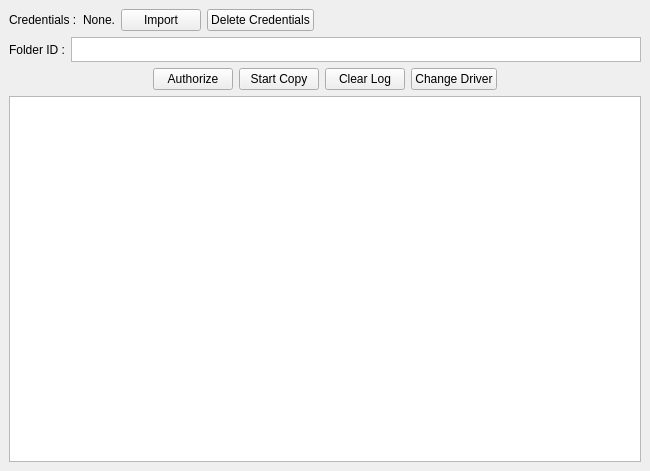
<?xml version="1.0" encoding="UTF-8"?>
<ui version="4.0">
 <class>MainWindow</class>
 <widget class="QMainWindow" name="MainWindow">
  <property name="enabled">
   <bool>true</bool>
  </property>
  <property name="geometry">
   <rect>
    <x>0</x>
    <y>0</y>
    <width>650</width>
    <height>471</height>
   </rect>
  </property>
  <property name="windowTitle">
   <string>GDriveCopy</string>
  </property>
  <property name="windowFilePath">
   <string/>
  </property>
  <widget class="QWidget" name="centralwidget">
   <property name="sizePolicy">
    <sizepolicy hsizetype="Preferred" vsizetype="Preferred">
     <horstretch>0</horstretch>
     <verstretch>0</verstretch>
    </sizepolicy>
   </property>
   <layout class="QVBoxLayout" name="verticalLayout">
    <item>
     <layout class="QHBoxLayout" name="horizontalLayout">
      <item>
       <widget class="QLabel" name="credentials_label">
        <property name="sizePolicy">
         <sizepolicy hsizetype="Fixed" vsizetype="Preferred">
          <horstretch>0</horstretch>
          <verstretch>0</verstretch>
         </sizepolicy>
        </property>
        <property name="text">
         <string>Credentials :</string>
        </property>
       </widget>
      </item>
      <item>
       <widget class="QLabel" name="cred_status_label">
        <property name="sizePolicy">
         <sizepolicy hsizetype="Fixed" vsizetype="Preferred">
          <horstretch>0</horstretch>
          <verstretch>0</verstretch>
         </sizepolicy>
        </property>
        <property name="text">
         <string>None.</string>
        </property>
       </widget>
      </item>
      <item>
       <widget class="QPushButton" name="file_browser">
        <property name="sizePolicy">
         <sizepolicy hsizetype="Minimum" vsizetype="Fixed">
          <horstretch>0</horstretch>
          <verstretch>0</verstretch>
         </sizepolicy>
        </property>
        <property name="text">
         <string>Import</string>
        </property>
       </widget>
      </item>
      <item>
       <widget class="QPushButton" name="change_cred">
        <property name="text">
         <string>Delete Credentials</string>
        </property>
       </widget>
      </item>
      <item>
       <spacer name="horizontalSpacer_3">
        <property name="orientation">
         <enum>Qt::Horizontal</enum>
        </property>
        <property name="sizeHint" stdset="0">
         <size>
          <width>40</width>
          <height>20</height>
         </size>
        </property>
       </spacer>
      </item>
     </layout>
    </item>
    <item>
     <layout class="QHBoxLayout" name="horizontalLayout_2">
      <property name="topMargin">
       <number>0</number>
      </property>
      <item>
       <widget class="QLabel" name="folder_label">
        <property name="text">
         <string>Folder ID :</string>
        </property>
       </widget>
      </item>
      <item>
       <widget class="QPlainTextEdit" name="folder_id">
        <property name="sizePolicy">
         <sizepolicy hsizetype="Expanding" vsizetype="Preferred">
          <horstretch>0</horstretch>
          <verstretch>0</verstretch>
         </sizepolicy>
        </property>
        <property name="maximumSize">
         <size>
          <width>16777215</width>
          <height>25</height>
         </size>
        </property>
        <property name="acceptDrops">
         <bool>false</bool>
        </property>
       </widget>
      </item>
     </layout>
    </item>
    <item>
     <layout class="QHBoxLayout" name="horizontalLayout_3">
      <item>
       <spacer name="horizontalSpacer">
        <property name="orientation">
         <enum>Qt::Horizontal</enum>
        </property>
        <property name="sizeHint" stdset="0">
         <size>
          <width>40</width>
          <height>20</height>
         </size>
        </property>
       </spacer>
      </item>
      <item>
       <widget class="QPushButton" name="authorize">
        <property name="text">
         <string>Authorize</string>
        </property>
       </widget>
      </item>
      <item>
       <widget class="QPushButton" name="copy">
        <property name="text">
         <string>Start Copy</string>
        </property>
       </widget>
      </item>
      <item>
       <widget class="QPushButton" name="clear">
        <property name="text">
         <string>Clear Log</string>
        </property>
       </widget>
      </item>
      <item>
       <widget class="QPushButton" name="change_user">
        <property name="text">
         <string>Change Driver</string>
        </property>
       </widget>
      </item>
      <item>
       <spacer name="horizontalSpacer_2">
        <property name="orientation">
         <enum>Qt::Horizontal</enum>
        </property>
        <property name="sizeHint" stdset="0">
         <size>
          <width>40</width>
          <height>20</height>
         </size>
        </property>
       </spacer>
      </item>
     </layout>
    </item>
    <item>
     <widget class="QTextBrowser" name="textBrowser"/>
    </item>
   </layout>
  </widget>
 </widget>
 <resources/>
 <connections>
  <connection>
   <sender>authorize</sender>
   <signal>clicked()</signal>
   <receiver>MainWindow</receiver>
   <slot>authorize_clicked()</slot>
   <hints>
    <hint type="sourcelabel">
     <x>202</x>
     <y>122</y>
    </hint>
    <hint type="destinationlabel">
     <x>156</x>
     <y>323</y>
    </hint>
   </hints>
  </connection>
  <connection>
   <sender>copy</sender>
   <signal>clicked()</signal>
   <receiver>MainWindow</receiver>
   <slot>copy_clicked()</slot>
   <hints>
    <hint type="sourcelabel">
     <x>312</x>
     <y>122</y>
    </hint>
    <hint type="destinationlabel">
     <x>256</x>
     <y>325</y>
    </hint>
   </hints>
  </connection>
  <connection>
   <sender>clear</sender>
   <signal>clicked()</signal>
   <receiver>MainWindow</receiver>
   <slot>clear_clicked()</slot>
   <hints>
    <hint type="sourcelabel">
     <x>415</x>
     <y>122</y>
    </hint>
    <hint type="destinationlabel">
     <x>531</x>
     <y>51</y>
    </hint>
   </hints>
  </connection>
  <connection>
   <sender>file_browser</sender>
   <signal>clicked()</signal>
   <receiver>MainWindow</receiver>
   <slot>browser_clicked()</slot>
   <hints>
    <hint type="sourcelabel">
     <x>224</x>
     <y>43</y>
    </hint>
    <hint type="destinationlabel">
     <x>594</x>
     <y>102</y>
    </hint>
   </hints>
  </connection>
  <connection>
   <sender>change_cred</sender>
   <signal>clicked()</signal>
   <receiver>MainWindow</receiver>
   <slot>change_cred()</slot>
   <hints>
    <hint type="sourcelabel">
     <x>334</x>
     <y>24</y>
    </hint>
    <hint type="destinationlabel">
     <x>435</x>
     <y>19</y>
    </hint>
   </hints>
  </connection>
  <connection>
   <sender>change_user</sender>
   <signal>clicked()</signal>
   <receiver>MainWindow</receiver>
   <slot>change_user()</slot>
   <hints>
    <hint type="sourcelabel">
     <x>483</x>
     <y>112</y>
    </hint>
    <hint type="destinationlabel">
     <x>564</x>
     <y>107</y>
    </hint>
   </hints>
  </connection>
 </connections>
 <slots>
  <slot>authorize_clicked()</slot>
  <slot>copy_clicked()</slot>
  <slot>clear_clicked()</slot>
  <slot>browser_clicked()</slot>
  <slot>change_cred()</slot>
  <slot>change_user()</slot>
 </slots>
</ui>
